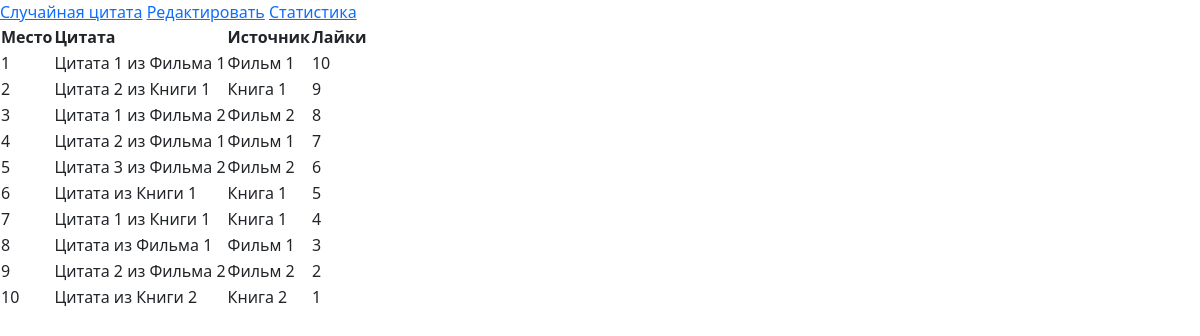
/dashboard, run on the app's committed database.
### testapp/models.py (models this page shows)
class Quotes(models.Model):
    name = models.TextField()
    source = models.CharField(max_length=50)
    weight = models.PositiveIntegerField()
    likes = models.PositiveIntegerField(default=0)
    dislikes = models.PositiveIntegerField(default=0)
    views = models.PositiveIntegerField(default=0)

### testapp/views.py (the view)
# urls.py: path("dashboard", views.dashboard),
def dashboard(request):
    top10 = Quotes.objects.order_by("-likes")[:10]
    context = {'quotes': top10}
    return render(request, "dashboard.html", context)

### testapp/templates/dashboard.html (shortened to what this page needs)
<!DOCTYPE html>
<html>
	<head>
		<link href="https://cdn.jsdelivr.net/npm/bootstrap@5.3.8/dist/css/bootstrap.min.css" rel="stylesheet">
	</head>
	<body>
		<nav>
			<a href="/">Случайная цитата</a>
			<a href="/form">Редактировать</a>
			<a href="/dashboard">Статистика</a>
		</nav>
		<table>
			<thead>
				<tr>
					<th>Место</th>
					<th>Цитата</th>
					<th>Источник</th>
					<th>Лайки</th>
				</tr>
			</thead>
				{% for quote in quotes %}
					<tr>
						<td>{{ forloop.counter }}</td>
						<td>{{ quote.name }}</td>
						<td>{{ quote.source }}</td>
						<td>{{ quote.likes }}</td>
					</tr>
				{% endfor %}
		</table>
	</body>
</html>

### data on the page
Quotes: name "Цитата 1 из Фильма 1", source "Фильм 1", likes "10"
Quotes: name "Цитата 2 из Книги 1", source "Книга 1", likes "9"
Quotes: name "Цитата 1 из Фильма 2", source "Фильм 2", likes "8"
Quotes: name "Цитата 2 из Фильма 1", source "Фильм 1", likes "7"
Quotes: name "Цитата 3 из Фильма 2", source "Фильм 2", likes "6"
Quotes: name "Цитата из Книги 1", source "Книга 1", likes "5"
Quotes: name "Цитата 1 из Книги 1", source "Книга 1", likes "4"
Quotes: name "Цитата из Фильма 1", source "Фильм 1", likes "3"
Quotes: name "Цитата 2 из Фильма 2", source "Фильм 2", likes "2"
Quotes: name "Цитата из Книги 2", source "Книга 2", likes "1"
